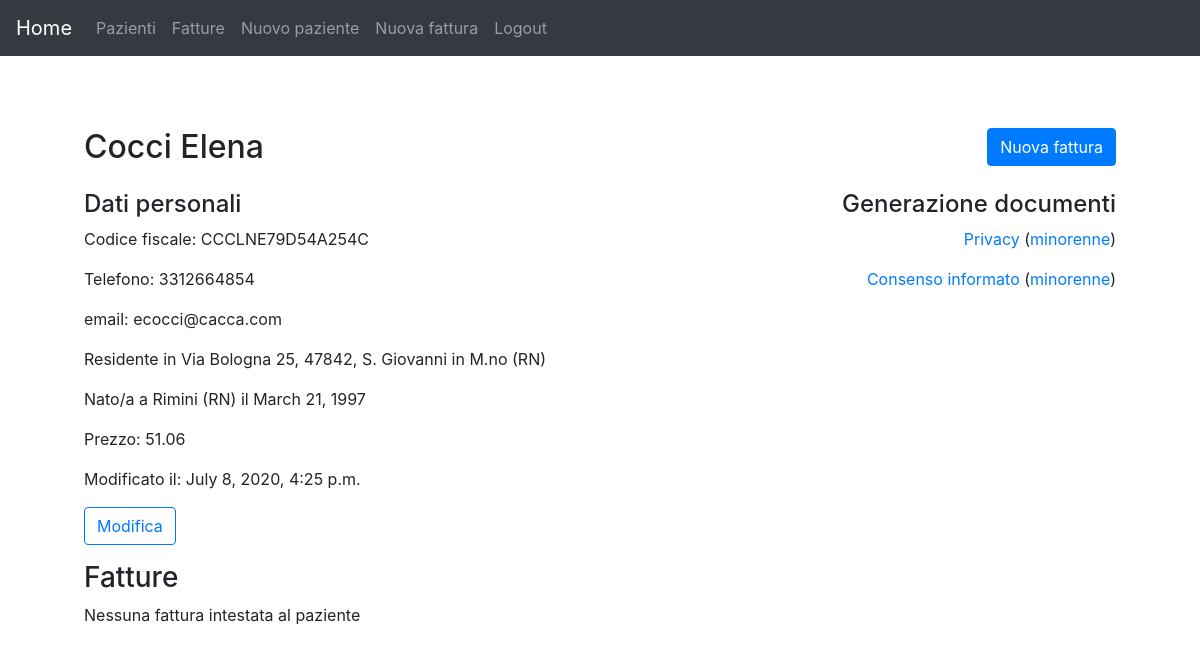
Before: /gestione/paziente/6 (signed in) with the older database file.
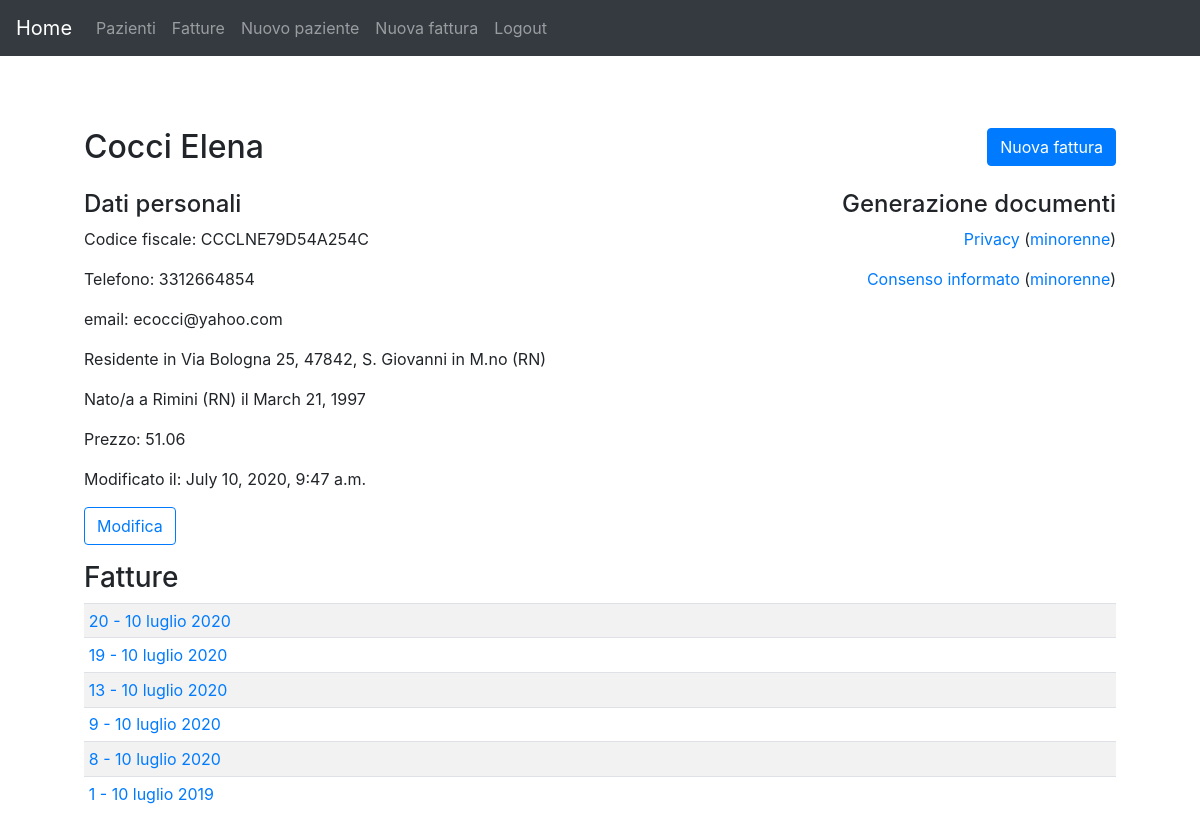
After: the same page with the newer database file.
### gestione/models.py (models this page shows, shortened)
class Paziente(models.Model):
	cognome = models.CharField(max_length = 100, help_text = 'Cognome')
	nome = models.CharField(max_length = 100, help_text = 'Nome')
	codfisc = models.CharField("Codice fiscale", max_length = 16, help_text = 'Codice fiscale', blank = True)
	piva = models.CharField('Partita Iva', max_length = 50, help_text = 'P. Iva', blank = True)
	paese = models.CharField('Città', max_length = 100, help_text = 'Città', blank = True)
	provincia = models.CharField(max_length = 2, help_text = 'Prov.', blank = True)
	cap = models.CharField('CAP', max_length = 5, help_text = 'CAP', blank = True)
	via = models.CharField(max_length = 100, help_text = 'Via', blank = True)
	civico = models.CharField('N. civico', max_length = 30, help_text = 'N. civico', blank = True)
	telefono = models.CharField(max_length = 25, help_text = 'Telefono', blank = True)
	email = models.EmailField(help_text = 'email', blank = True)
	data_nascita  = models.DateField('Data di nascita', help_text = 'Data di nascita <em>YYYY-MM-DD</em>.', blank = True, null=True)
	paese_nascita = models.CharField('Città di nascita', max_length = 100, help_text = 'Città di nascita', blank = True)
	provincia_nascita = models.CharField('Provincia di nascita',max_length = 2, help_text = 'Prov. di nascita', blank = True)
	prezzo = models.DecimalField(help_text = 'Prezzo', max_digits = 8, decimal_places = 2, blank = True, default = 50.00)
	ultima_modifica = models.DateTimeField(help_text = 'Ultima modifica', auto_now = True)
	class Meta:
		ordering = ['cognome','nome']
	def __str__(self):
		return ' '.join([self.cognome, self.nome])

class Fattura(models.Model):
	paziente = models.ForeignKey(Paziente, on_delete = models.SET_NULL, null = True, help_text = 'Intestatario (Paziente)')
	valore = models.DecimalField(help_text = 'Valore', max_digits = 8, decimal_places = 2)
	data = models.DateField(default = date.today, help_text = 'Data <em>YYYY-MM-DD</em>.')
	numero = models.PositiveSmallIntegerField('Numero d\'ordine', help_text = 'Numero d\'ordine')
	class Meta:
		ordering = ['-data','-numero']
	def __str__(self):
		return str(self.numero) + " - " + data_italiana(self.data)
	def get_absolute_url(self):
		return reverse('dettaglio-fattura', args=[str(self.id)])

### gestione/views.py (the view)
# urls.py: path('paziente/<int:pk>', views.PazienteDetailView.as_view(), name='dettaglio-paziente'),
class PazienteDetailView(LoginRequiredMixin, generic.DetailView):
    model = Paziente
    context_object_name = 'paziente'
    permission_required = ('gestione.view_paziente','gestione.change_paziente','gestione.delete_paziente','gestione.view_fattura','gestione.add_fattura','gestione.delete_fattura')

### gestione/utils.py (called while the page is built)
def data_italiana(data:date):
    return str(data.day)+' '+mese[data.month]+' '+str(data.year)

### gestione/templates/gestione/paziente_detail.html (shortened to what this page needs)
{% extends "generic.html" %}
{% block main-content %}
<div class="container">
    <div class="row mb-3">
        <div class="col-md-8">
        <h2>{{paziente}}</h2>
        </div>
        <div class="col-md-4 text-right">
        <a class="btn btn-primary" href="{% url 'fattura-veloce' paziente.pk%}">Nuova fattura</a>
        </div>
    </div>
    <div class="row mb-3">
    <div class="col-md-8">
        <h4>Dati personali</h4>
        {% if paziente.codfisc %}
            <p>Codice fiscale: {{paziente.codfisc}}</p>
        {% endif %}
        {% if paziente.telefono %}
            <p>Telefono: {{paziente.telefono}}</p>
        {% endif %}
        {% if paziente.email %}
            <p>email: {{paziente.email}}</p>
        {% endif %}
        {% if paziente.paese and paziente.cap and paziente.via and paziente.civico and paziente.provincia %}
            <p>Residente in {{paziente.via}} {{paziente.civico}}, {{paziente.cap}}, {{paziente.paese}} ({{paziente.provincia}})</p>
        {% endif %}
        {% if paziente.data_nascita and paziente.paese_nascita and paziente.provincia_nascita %}
            <p>Nato/a a {{paziente.paese_nascita}} ({{paziente.provincia_nascita}}) il {{paziente.data_nascita}}</p>
        {% endif %}
        {% if paziente.prezzo %}
            <p>Prezzo: {{paziente.prezzo}}</p>
        {% endif %}
        <p>Modificato il: {{paziente.ultima_modifica}}</p>
        <div>
            <a class="btn btn-outline-primary" href="{% url 'modifica-paziente' paziente.pk %}">Modifica</a>
        </div>
    </div>
    <div class="col-md-4 text-right">
        <h4>Generazione documenti</h4>
        <p><a href="{% url 'privacy-pdf' paziente.pk %}">Privacy</a>
        (<a href="{% url 'privacy-m-pdf' paziente.pk %}">minorenne</a>)</p>
        <p><a href="{% url 'consenso-pdf' paziente.pk %}">Consenso informato</a>
        (<a href="{% url 'consenso-m-pdf' paziente.pk %}">minorenne</a>)</p>
    </div>
    </div>
    <div>
        <h3>Fatture</h3>
    {% if paziente.fattura_set.all %}
    <div class="table-responsive">
        <table class="table table-striped table-sm">
            <tbody>
        {% for f in paziente.fattura_set.all %}
        <tr><td><a href="{{ f.get_absolute_url }}">{{f}}</a></td></tr>
        {% endfor %}
    {% else %}
    <tr><td>Nessuna fattura intestata al paziente</td></tr>
    {% endif %}
</tbody>
</table>
    </div>
</div>
{% endblock main-content %}

### gestione/templates/generic.html (shortened to what this page needs)
<!DOCTYPE html>
<html lang="it">
   <head>
      <link rel="stylesheet" href="https://stackpath.bootstrapcdn.com/bootstrap/4.5.0/css/bootstrap.min.css">
   </head>
   <body>
   {% block navbar %}
<nav class="navbar navbar-expand-md navbar-dark fixed-top bg-dark">
  <a class="navbar-brand" href="{% url 'home' %}">Home</a>
  <div class="collapse navbar-collapse" id="navbarCollapse">
    <ul class="navbar-nav mr-auto">
    {% if user.is_authenticated %}
        <li class="nav-item">
        <a class="nav-link" href="{% url 'pazienti' %}">Pazienti <span class="sr-only">(current)</span></a>
      </li>
      <li class="nav-item">
        <a class="nav-link" href="{% url 'fatture' %}">Fatture </a>
      </li>
      <li class="nav-item">
        <a class="nav-link" href="{% url 'nuovo-paziente' %}">Nuovo paziente </a>
      </li>
      <li class="nav-item">
        <a class="nav-link" href="{% url 'nuova-fattura' %}">Nuova fattura </a>
      </li>
      <li class="nav-item">
        <a class="nav-link" href="{% url 'logout' %}?next={% url 'home' %}">Logout </a>
      </li>
    {% else %}
      <li class="nav-item">
        <a class="nav-link" href="{% url 'login' %}?next={{request.path}}">Login <span class="sr-only"></span></a>
      </li>
    {% endif %}
    </ul>
  </div>
</nav>
{% endblock navbar %}
<main role="main" class="container">
  <div class="starter-template">
   {% block main-content %}
   {% endblock main-content %}
   </div>
   </main>
   </body>
</html>

### gestione/templates/generic.html (style rules this page uses)
body { padding-top: 5rem; }
.starter-template { padding: 3rem 1.5rem; text-align: left; }

Changed rows visible on the page:
changed Paziente "Cocci Elena": email "ecocci@cacca.com" → "ecocci@yahoo.com"; ultima_modifica "July 8, 2020, 4:25 p.m." → "July 10, 2020, 9:47 a.m."
added Fattura: numero+data "20 - 10 luglio 2020"
added Fattura: numero+data "19 - 10 luglio 2020"
added Fattura: numero+data "13 - 10 luglio 2020"
added Fattura: numero+data "9 - 10 luglio 2020"
added Fattura: numero+data "8 - 10 luglio 2020"
added Fattura: numero+data "1 - 10 luglio 2019"
Other visible differences:
text no longer shown: "Nessuna fattura intestata al paziente"
